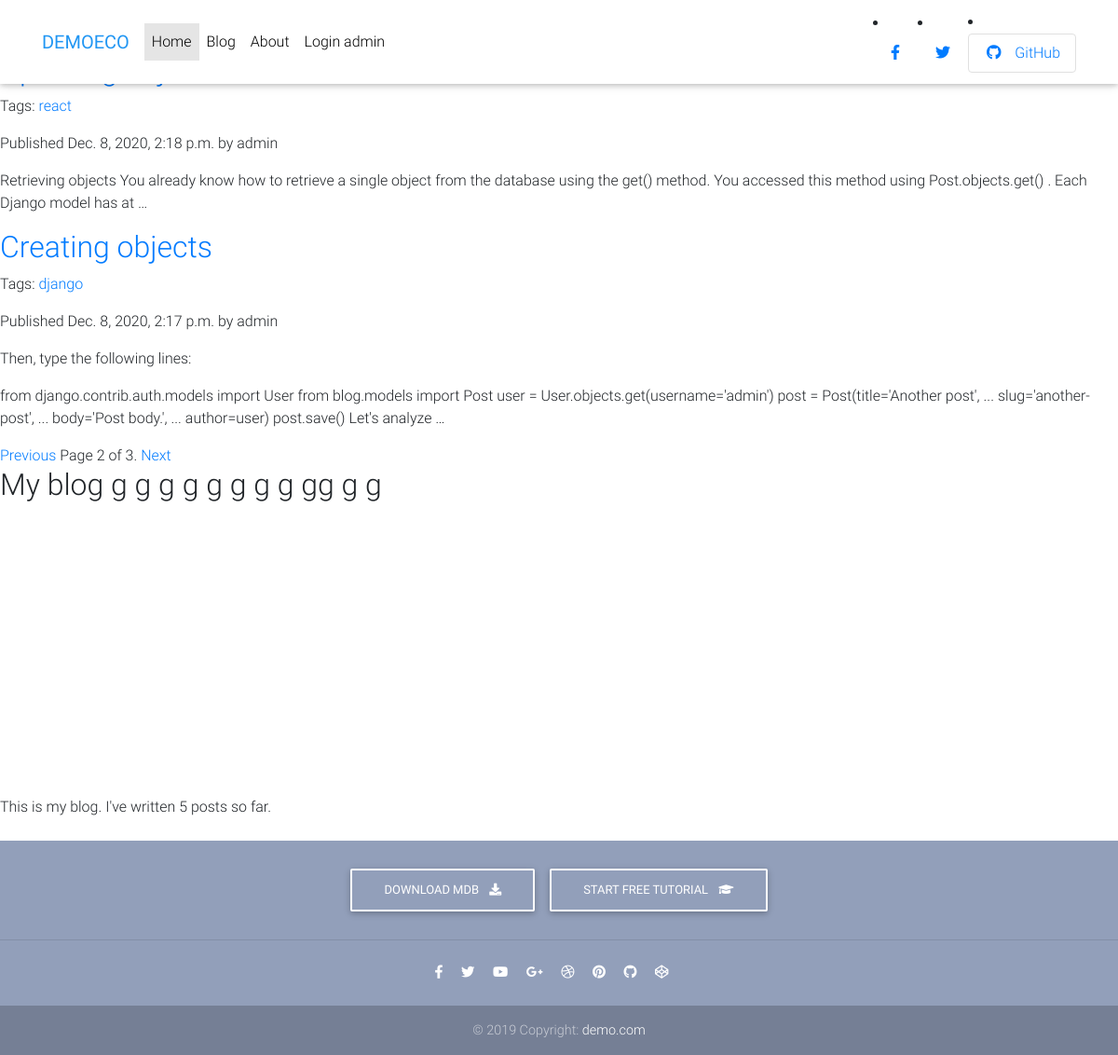
Screenshot of /blog/?page=2 with the database file from the repository.
### blog/models.py (models this page shows, shortened)
class Post(models.Model):
    tags = TaggableManager()
    objects = models.Manager()  # The default manager.
    published = PublishedManager()  # Our custom manager.
    STATUS_CHOICES = (
        ('draft', 'Draft'),
        ('published', 'Published'),
    )
    title = models.CharField(max_length=250)
    slug = models.SlugField(max_length=250,
                            unique_for_date='publish')
    author = models.ForeignKey(User,
                               on_delete=models.CASCADE,
                               related_name='blog_posts')
    body = models.TextField()
    publish = models.DateTimeField(default=timezone.now)
    created = models.DateTimeField(auto_now_add=True)
    updated = models.DateTimeField(auto_now=True)
    status = models.CharField(max_length=10,
                              choices=STATUS_CHOICES,
                              default='draft')
    class Meta:
        ordering = ('-publish',)
    def get_absolute_url(self):
        return reverse('post-detail', kwargs={'pk': self.pk})

### blog/views.py (the view)
# urls.py: path('blog/', views.post_list, name='post_list'),
def post_list(request , tag_slug=None):
    object_list=Post.published.all()
    tag=None
    if tag_slug:
        tag=get_object_or_404(Tag,slug=tag_slug)
        object_list=object_list.filter(tags__in=[tag])
    paginator=Paginator(object_list, 2)  # 3 posts in each page
    page=request.GET.get('page')
    try:
        posts=paginator.page(page)
    except PageNotAnInteger:
        posts=paginator.page(1)
    except EmptyPage:
        posts=paginator.page(paginator.num_pages)
    return render(request,
                  'list.html',
                  {'posts': posts,
                   'page': page,
                   'tag': tag})

### blog/models.py (called while the page is built)
    def get_queryset(self):
        return super(PublishedManager,
                     self).get_queryset()\
            .filter(status='published')

### blog/templatetags/blog_tags.py (called while the page is built)
@register.filter(name='markdown')
def markdown_fromat(text):
    return mark_safe(markdown.markdown(text))

@register.simple_tag
def total_posts():
    return Post.published.count()

@register.inclusion_tag('latest_posts.html')
def show_latest_posts(count=3):
    latest_posts = Post.published.order_by('-publish')[:count]
    return {'latest_posts': latest_posts}

### templates/list.html (shortened to what this page needs)
{% extends "base.html" %}
{% load blog_tags %}
{%block content %}
<h1>MyBlog</h1>
{% for post in posts %}
<h2>
  <a href="{{ post.get_absolute_url }}">{{ post.title }} </a>
</h2>
<p class="tags">
  Tags:
  {% for tag in post.tags.all %}
  <a href="{% url "post_list_by_tag" tag.slug %}">
  {{ tag.name }}
  </a>
  {% endfor %}
  </p>
<p class="date">Published {{ post.publish }} by {{ post.author }}</p>
{{ post.body|markdown|truncatewords_html:30 }}
{% endfor %}
 {% include "pagination.html" with page=posts %}  {% endblock %}

### templates/head.html (style rules this page uses)
html, body, header, .carousel { height: 60vh; }

### rows the page displays
Post: publish "Dec. 8, 2020, 2:18 p.m.", author "admin", body "Retrieving objects You already know how to retrieve a single object from the database using the get() method. You accessed this method using Post.objects.get() . Each Django model has at …"
Tag: name "react"
Post: title "Creating objects", publish "Dec. 8, 2020, 2:17 p.m.", author "admin", body "Then, type the following lines: from django.contrib.auth.models import User from blog.models import Post user = User.objects.get(username='admin') post = Post(title='Another post', ... slug='another-post', ... body='Post body.', ... author=user) post.save() Let's analyze …"
Tag: name "django"

### other values shown
{{ page.number }} "2"
{{ page.paginator.num_pages }} "3"
